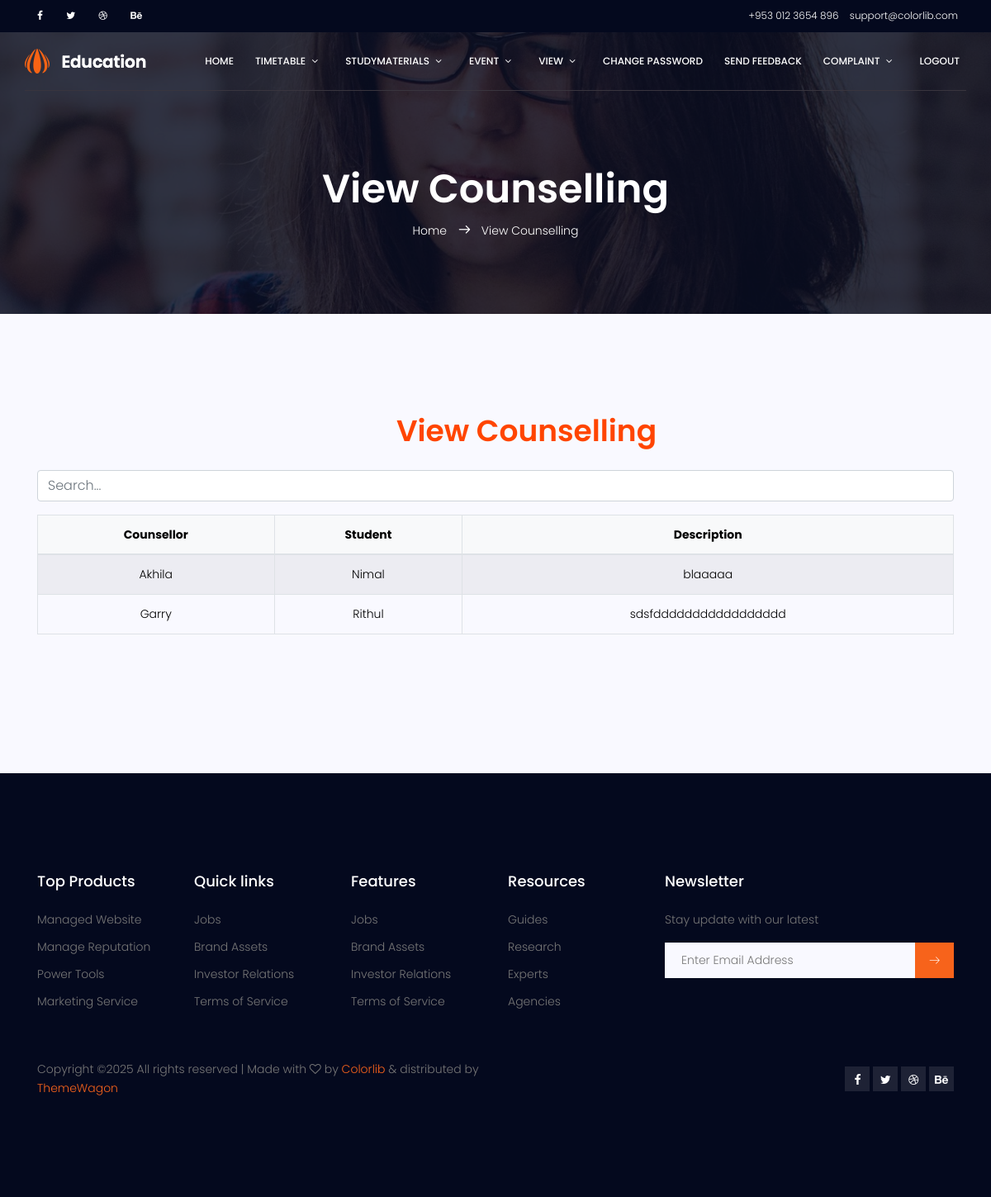
Screenshot of /STAFF/ViewCounselling.php with the database file from the repository.
### tables this page shows
CREATE TABLE `chat_members` (
  `chat_mid` int(20) NOT NULL AUTO_INCREMENT,
  `studid` int(20) NOT NULL,
  `c_id` int(20) NOT NULL,
  `descrip` varchar(500) NOT NULL,
  `status` varchar(100) NOT NULL,
  PRIMARY KEY (`chat_mid`)
);

CREATE TABLE `counsellor` (
  `co_id` int(20) NOT NULL AUTO_INCREMENT,
  `co_name` varchar(100) NOT NULL,
  `co_email` varchar(100) NOT NULL,
  `co_phone` varchar(10) NOT NULL,
  `co_pass` varchar(100) NOT NULL,
  `co_address` varchar(100) NOT NULL,
  PRIMARY KEY (`co_id`)
);

CREATE TABLE `student` (
  `studid` int(20) NOT NULL AUTO_INCREMENT,
  `fname` varchar(100) NOT NULL,
  `lname` varchar(100) NOT NULL,
  `phone` varchar(10) NOT NULL,
  `email` varchar(100) NOT NULL,
  `dept` varchar(100) NOT NULL,
  `year` varchar(100) NOT NULL,
  `sem` varchar(100) NOT NULL,
  `age` varchar(100) NOT NULL,
  PRIMARY KEY (`studid`)
);

### STAFF/ViewCounselling.php (the view, shortened to what this page needs)
<?php
include("StaffHeader.php");
include '../DBconnection/connection.php';
$a = "SELECT `student`.`studid`,`fname`,`counsellor`.`co_name`,`co_id`,`chat_members`.* FROM `chat_members`,`student`,`counsellor` WHERE `counsellor`.`co_id`=`chat_members`.`c_id` AND `student`.`studid`=`chat_members`.`studid`";
$qry = mysqli_query($conn, $a);
if (mysqli_num_rows($qry) < 1) {
?>
    <center>
        <h1 style="color: black;">No Counselling Added</h1>
    </center>
<?php
} else {
?>
<section class="banner-area relative about-banner" id="home">
    <div class="overlay overlay-bg"></div>
    <div class="container">
        <div class="row d-flex align-items-center justify-content-center">
            <div class="about-content col-lg-12">
                <h1 class="text-white">
                   View Counselling
                </h1>
                <p class="text-white link-nav"><a href="index.html">Home </a>  <span class="lnr lnr-arrow-right"></span>  <a href="#">View Counselling</a></p>
            </div>
        </div>
    </div>
</section>
<section class="contact-page-area section-gap">
    <div class="container">
        <div class="row">
            <h1 style="color: orangered; margin-left:450px;">View Counselling</h1><br><br><br>
            <div class="col-lg-12 mx-auto">
                <input type="text" class="form-control mb-3" id="searchInput" placeholder="Search...">
                <table id="table" class="table table-bordered table-striped mb-5">
                    <thead style="background-color: #f8f9fa;">
                        <tr class="text-center" style="color: black;">
                            <th>Counsellor</th>
                            <th>Student</th>
                            <th>Description</th>
                        </tr>
                    </thead>
                    <tbody id="tableBody">
                        <?php
                        while ($row = mysqli_fetch_array($qry)) {
                        ?>
                            <tr class="text-center" style="color: black;">
                                <td><?php echo $row['co_name']; ?></td>
                                <td><?php echo $row['fname']; ?></td>
                                <td><?php echo $row['descrip']; ?></td>
                            </tr>
                        <?php
                        }
                        ?>
                    </tbody>
                </table>
            </div>
        </div>
    </div>
</section>
<?php
}
include("StaffFooter.php");
?>

### css/main.css (style rules this page uses)
body { color:#777;font-family:"Poppins",sans-serif;font-size:14px;font-weight:300;line-height:1.625em;position:relative }
a { -webkit-transition:all 0.3s ease 0s;-moz-transition:all 0.3s ease 0s;-o-transition:all 0.3s ease 0s;transition:all 0.3s ease 0s }
a,a:focus,a:hover { text-decoration:none;outline:0 }
h1,h2,h3,h4,h5,h6 { font-family:"Poppins",sans-serif;color:#222;line-height:1.2em !important;margin-bottom:0;margin-top:0;font-weight:600 }
h1,.h1 { font-size:36px }
td,th { border-radius:0px }
.mb-5 { margin-bottom:5px }
.text-white { color:#fff }
.text-center { text-align:center }
.relative { position:relative }
.overlay { position:absolute;left:0;right:0;top:0;bottom:0 }
h1 { font-size:36px }
h1,h2,h3,h4,h5,h6 { line-height:1.5em }
.section-gap { padding:120px 0 }
.banner-area { background:url(../img/banner-bg.jpg) right;background-size:cover }
.banner-area .overlay-bg { background-color:rgba(4,9,30,0.8) }
.link-nav { margin-top:10px;margin-bottom:0px }
.about-banner { background:url(../img/top-banner.jpg) right no-repeat;background-size:cover }
.about-content { margin-top:110px;padding:90px 0px;text-align:center }
.about-content h1 { font-size:48px;font-weight:600 }
.about-content a { color:#fff;font-weight:300;font-size:14px }
.about-content .lnr { margin:0px 10px;font-weight:600 }
.contact-page-area { background:#f9f9ff }

### rows the page displays
chat_members: counsellor.co_name "Akhila", studid.fname "Nimal", descrip "blaaaaa"
chat_members: counsellor.co_name "Garry", studid.fname "Rithul", descrip "sdsfddddddddddddddddd"
